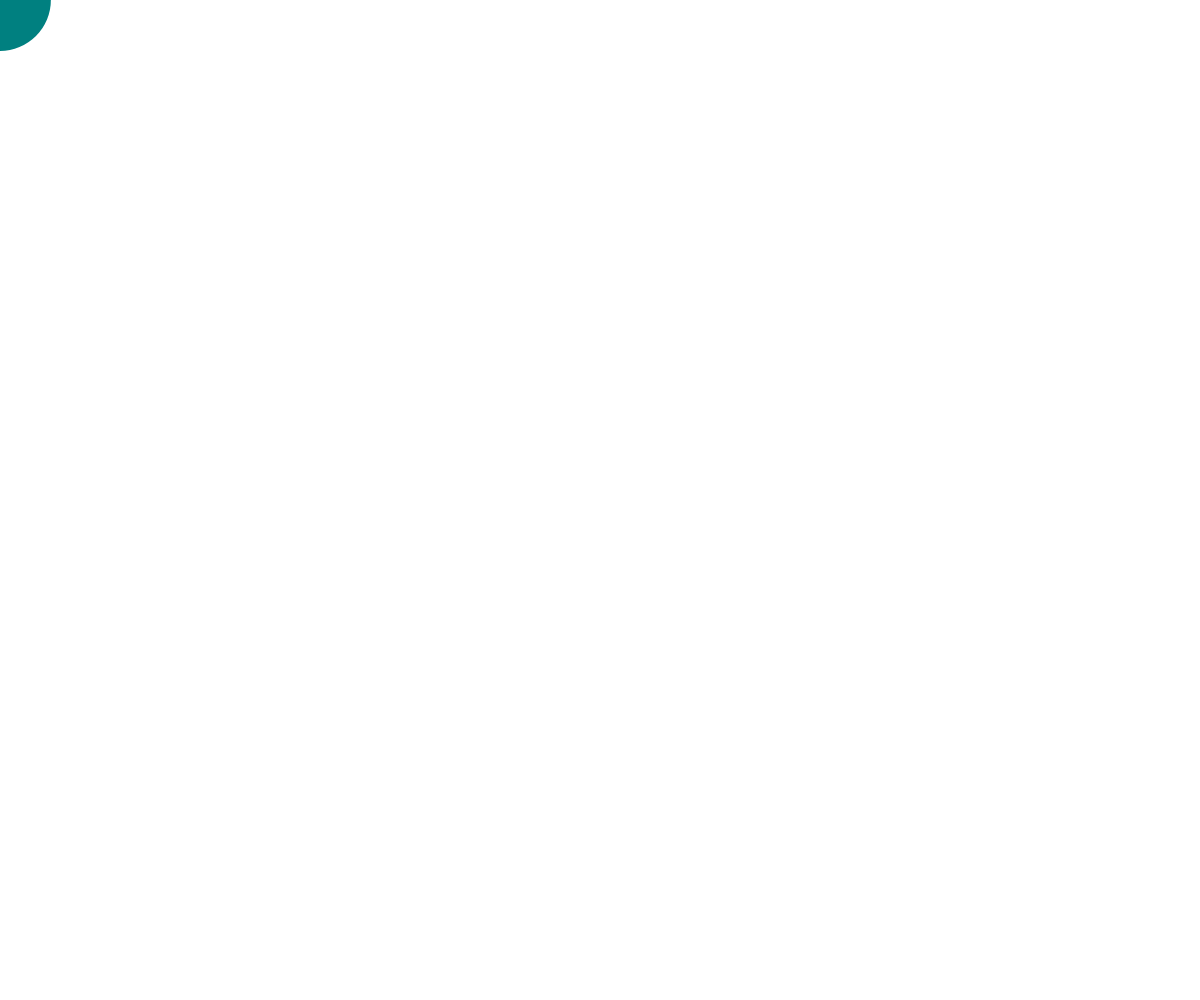
Frame 1 (no input)
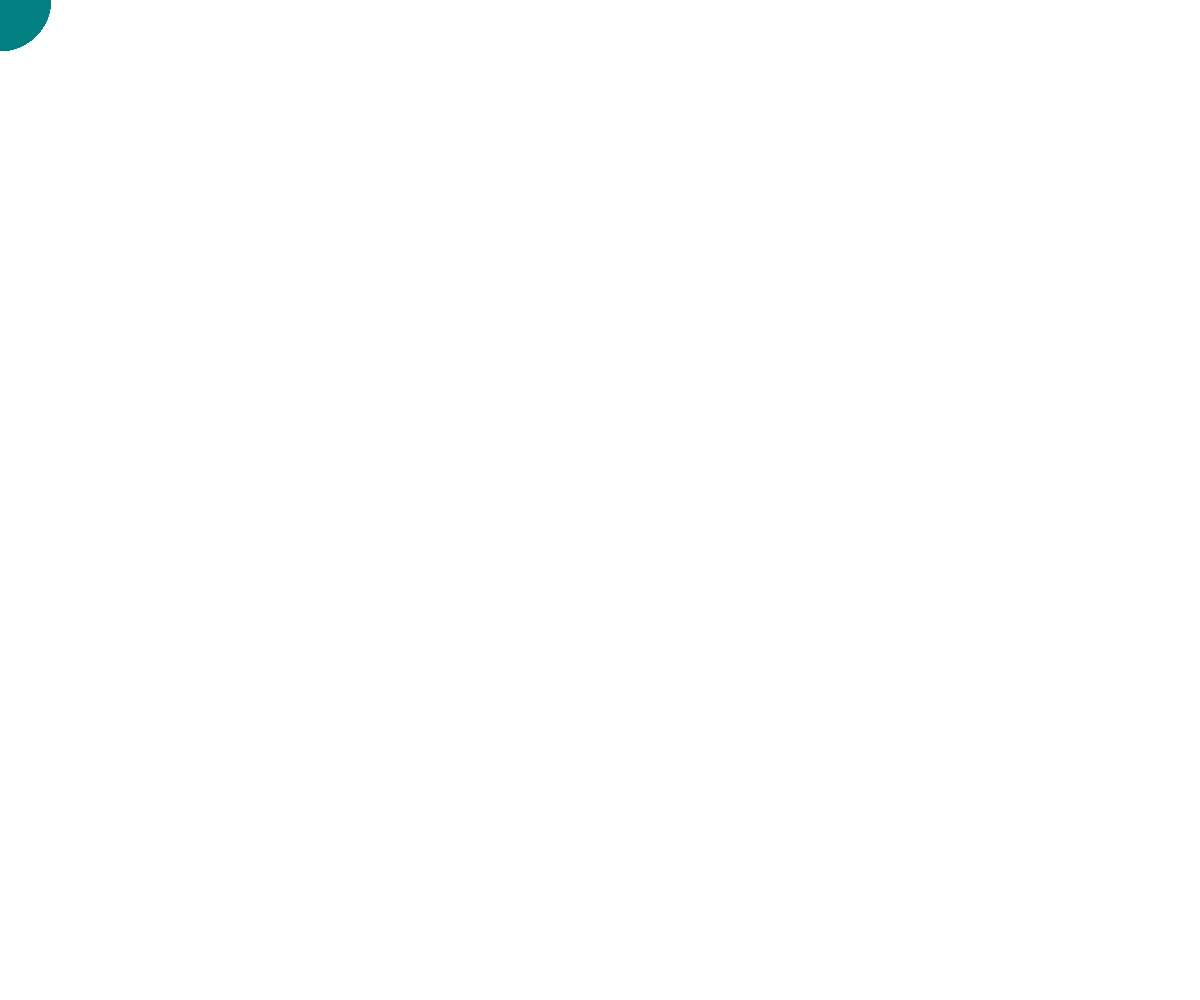
Frame 60 (no input)
Frame 120 (the mouse pressed at the canvas centre since frame 60): identical to frame 60, image omitted

The p5.js sketch that drew these frames (run headless with seeded random() and noise() and a simulated clock; from frame 60 on, the mouse is pressed at the canvas centre):

// p5.js sketch
// ── sketch.js
const colors = ["red", "orange", "purple", "teal", "grey"];
let color;
let size;

function setup() {
  createCanvas(windowWidth, windowHeight);
  color = random(colors);
  size = random(50, 300) 
}

function draw() {
  noStroke();

  if (mouseIsPressed) {
    fill("white");
  } else {
    fill(color);
  }
  ellipse(mouseX, mouseY, size, size);
}
